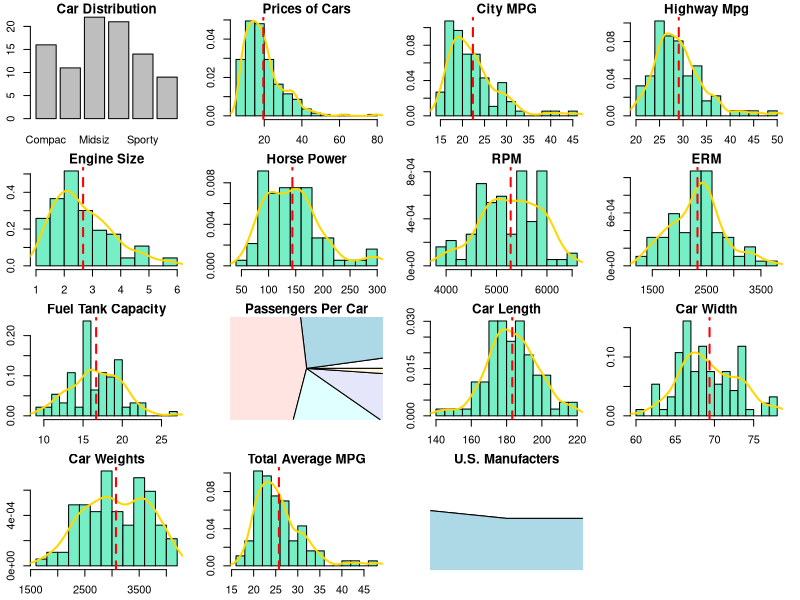

Reproduce this figure in R.
#Cars manufacters Barplot 
library("here") # library to work with relative paths
library("readxl") # library to read excel files (better than csv)
cars <-read_excel(here("Dataset", "93Cars_values.xlsx")) # read excel

#dev.off(dev.list()["RStudioGD"])       # uncomment to clear all plots

par(mar=c(2.3,2.3,1.3,1.3)) # change params for normal-sized plotting
par(mfrow = c(4, 4))  # Set up a 4 x 4 plotting space


counts <- table(cars$Type)
barplot(counts, main="Car Distribution",xlab="Cars Type")

#Cars Price Density and hist
minimum_prices = cars$MinimumPrice
maximum_prices = cars$MaximumPrice
mid_prices = cars$MidrangePrice
prices <- c(minimum_prices, maximum_prices, mid_prices)
hist(prices,breaks=20,main="Prices of Cars",prob = TRUE, xlab="Prices",col="aquamarine2")
lines(density(prices), # density plot
      lwd = 2, # thickness of line
      col = "gold1")
abline(v=mean(prices),col ="red",lty=2,lwd=2)

#City Mpg Density
crValues = cars$CityMPG
hist(crValues,breaks=15,main="City MPG",prob = TRUE, xlab="MPG",col="aquamarine2")
lines(density(crValues), # density plot
      lwd = 2, # thickness of line
      col = "gold1")
abline(v=mean(crValues),col ="red",lty=2,lwd=2)


#Highway Mpg Density
crValues = cars$HighwayMPG
hist(crValues,breaks=15,main="Highway Mpg",prob = TRUE, xlab="MPG",col="aquamarine2")
lines(density(crValues,na.rm=TRUE), # density plot
      lwd = 2, # thickness of line
      col = "gold1")
abline(v=mean(crValues, na.rm=TRUE),col ="red",lty=2,lwd=2)

#Engine Size Density 
crValues = cars$EngineSize
hist(crValues,breaks=15,main="Engine Size",prob = TRUE, xlab="Liters",col="aquamarine2")
lines(density(crValues,na.rm=TRUE), # density plot
      lwd = 2, # thickness of line
      col = "gold1")
abline(v=mean(crValues, na.rm=TRUE),col ="red",lty=2,lwd=2)


#Horse Power Density 
crValues = cars$Horsepower
hist(crValues,breaks=15,main="Horse Power",prob = TRUE, xlab="Power in  HP",col="aquamarine2")
lines(density(crValues,na.rm=TRUE), # density plot
      lwd = 2, # thickness of line
      col = "gold1")
abline(v=mean(crValues, na.rm=TRUE),col ="red",lty=2,lwd=2)

#RPM Density
crValues = cars$RPM
hist(crValues,breaks=15,main="RPM",prob = TRUE, xlab="Revolution per Minutes",col="aquamarine2")
lines(density(crValues,na.rm=TRUE), # density plot
      lwd = 2, # thickness of line
      col = "gold1")
abline(v=mean(crValues, na.rm=TRUE),col ="red",lty=2,lwd=2)

#ERM Density
crValues = cars$ERM
hist(crValues,breaks=15,main="ERM",prob = TRUE, xlab="Engine revolutions per mile",col="aquamarine2")
lines(density(crValues,na.rm=TRUE), # density plot
      lwd = 2, # thickness of line
      col = "gold1")
abline(v=mean(crValues, na.rm=TRUE),col ="red",lty=2,lwd=2)


#Fuel Capacity
crValues = cars$FuelTankCapacity
hist(crValues,breaks=15,main="Fuel Tank Capacity",prob = TRUE, xlab="Capacity in Gallons",col="aquamarine2")
lines(density(crValues,na.rm=TRUE), # density plot
      lwd = 2, # thickness of line
      col = "gold1")
abline(v=mean(crValues, na.rm=TRUE),col ="red",lty=2,lwd=2)

#Passengers Pie
crValues = cars$Passengers
pie(table(crValues),main = "Passengers Per Car",radius=3)

#Length Density
crValues = cars$Length
hist(crValues,breaks=15,main="Car Length",prob = TRUE, xlab="Length in Inches",col="aquamarine2")
lines(density(crValues,na.rm=TRUE), # density plot
      lwd = 2, # thickness of line
      col = "gold1")
abline(v=mean(crValues, na.rm=TRUE),col ="red",lty=2,lwd=2)

#Width Density
crValues = cars$Width
hist(crValues,breaks=15,main="Car Width",prob = TRUE, xlab="Width in Inches",col="aquamarine2")
lines(density(crValues,na.rm=TRUE), # density plot
      lwd = 2, # thickness of line
      col = "gold1")
abline(v=mean(crValues, na.rm=TRUE),col ="red",lty=2,lwd=2)


#Weight Density
crValues = cars$Weight
hist(crValues,breaks=15,main="Car Weights",prob = TRUE, xlab="Weights in Pounds",col="aquamarine2")
lines(density(crValues,na.rm=TRUE), # density plot
      lwd = 2, # thickness of line
      col = "gold1")
abline(v=mean(crValues, na.rm=TRUE),col ="red",lty=2,lwd=2)

#Total AvgMPG
crValues = cars$TotalAvgMPG
hist(crValues,breaks=15,main="Total Average MPG",prob = TRUE, xlab="Average City & Highway Miles per gallon",col="aquamarine2")
lines(density(crValues,na.rm=TRUE), # density plot
      lwd = 2, # thickness of line
      col = "gold1")
abline(v=mean(crValues, na.rm=TRUE),col ="red",lty=2,lwd=2)

#Domestic Pie
crValues = cars$Domestic
labels <- c("non-U.S. manufacturer ", "U.S. manufacturer")
pie(table(crValues),main = "U.S. Manufacters",labels,radius=3)

  